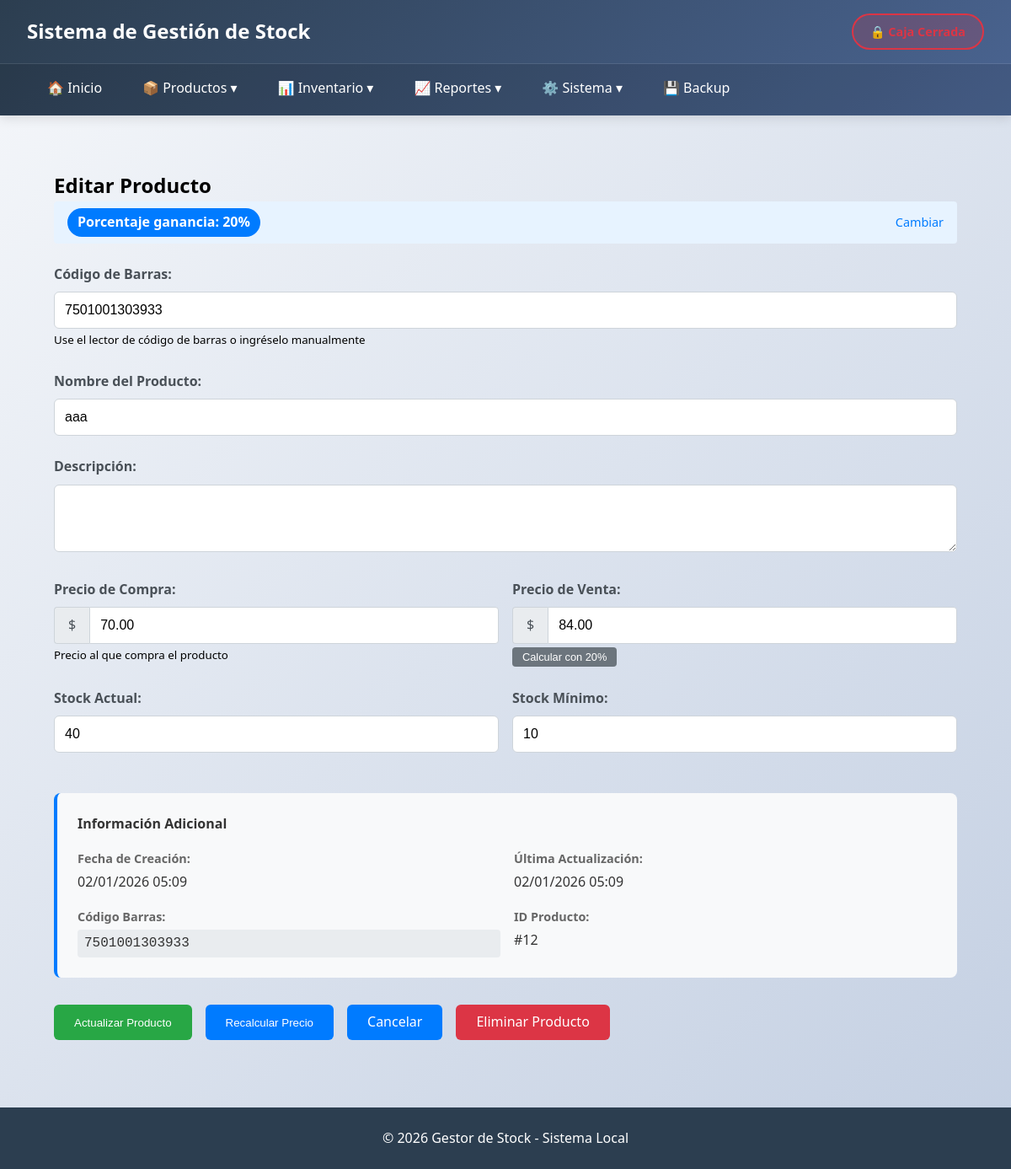
The page /modules/productos/editar.php?id=12 on the database its author committed.
### tables this page shows
CREATE TABLE `configuracion` (
  `id` int(11) NOT NULL AUTO_INCREMENT,
  `clave` varchar(50) NOT NULL,
  `valor` varchar(255) DEFAULT NULL,
  `descripcion` text DEFAULT NULL,
  `fecha_actualizacion` timestamp NOT NULL DEFAULT current_timestamp() ON UPDATE current_timestamp(),
  PRIMARY KEY (`id`),
  UNIQUE KEY `clave` (`clave`),
  KEY `idx_clave` (`clave`)
);

CREATE TABLE `productos` (
  `id` int(11) NOT NULL AUTO_INCREMENT,
  `codigo_barras` varchar(100) NOT NULL,
  `nombre` varchar(255) NOT NULL,
  `descripcion` text DEFAULT NULL,
  `precio_compra` decimal(10,2) DEFAULT 0.00,
  `precio_venta` decimal(10,2) DEFAULT 0.00,
  `stock_actual` int(11) DEFAULT 0,
  `stock_minimo` int(11) DEFAULT 0,
  `fecha_creacion` timestamp NOT NULL DEFAULT current_timestamp(),
  `fecha_actualizacion` timestamp NOT NULL DEFAULT current_timestamp() ON UPDATE current_timestamp(),
  PRIMARY KEY (`id`),
  UNIQUE KEY `codigo_barras` (`codigo_barras`),
  KEY `idx_codigo_barras` (`codigo_barras`),
  KEY `idx_nombre` (`nombre`),
  KEY `idx_stock` (`stock_actual`),
  KEY `idx_fecha_creacion` (`fecha_creacion`),
  KEY `idx_productos_stock_minimo` (`stock_minimo`),
  KEY `idx_productos_precio_venta` (`precio_venta`)
);

### includes/functions.php (called while the page is built, shortened)
<?php
class Functions {
    private $conn;
    public function __construct($db) {
        $this->conn = $db;
    }
    private function tableExists($tableName) {
        try {
            $query = "SHOW TABLES LIKE :table";
            $stmt = $this->conn->prepare($query);
            $stmt->bindValue(':table', $tableName);
            $stmt->execute();
            return $stmt->rowCount() > 0;
        } catch(PDOException $e) {
            return false;
        }
    }
    public function createMissingTables() {
        $tables = [
            'caja' => "CREATE TABLE IF NOT EXISTS caja (
                id INT AUTO_INCREMENT PRIMARY KEY,
                fecha_apertura DATETIME NOT NULL,
                fecha_cierre DATETIME,
                monto_inicial DECIMAL(10,2) NOT NULL DEFAULT 0,
                monto_final DECIMAL(10,2),
                estado ENUM('abierta', 'cerrada') DEFAULT 'abierta',
                observaciones TEXT
            )",
            'configuracion' => "CREATE TABLE IF NOT EXISTS configuracion (
                id INT AUTO_INCREMENT PRIMARY KEY,
                clave VARCHAR(50) UNIQUE NOT NULL,
                valor VARCHAR(255),
                descripcion TEXT
            )"
        ];
        foreach ($tables as $table => $sql) {
            if (!$this->tableExists($table)) {
                try {
                    $stmt = $this->conn->prepare($sql);
                    $stmt->execute();
                    if ($table == 'configuracion') {
                        $default_data = [
                            ['porcentaje_ganancia', '10', 'Porcentaje de ganancia aplicado al precio de compra para calcular precio de venta'],
                            ['usuario_default', 'Administrador', 'Usuario por defecto para movimientos']
                        ];
                        foreach ($default_data as $data) {
                            $query = "INSERT IGNORE INTO configuracion (clave, valor, descripcion) VALUES (?, ?, ?)";
                            $stmt = $this->conn->prepare($query);
                            $stmt->execute($data);
                        }
                    }
                } catch(PDOException $e) {
                    error_log("Error creating table $table: " . $e->getMessage());
                }
            }
        }
    }
    public function getPorcentajeGanancia() {
        $this->createMissingTables();
        try {
            $query = "SELECT valor FROM configuracion WHERE clave = 'porcentaje_ganancia'";
            $stmt = $this->conn->prepare($query);
            $stmt->execute();
            $result = $stmt->fetch(PDO::FETCH_ASSOC);
            return $result ? floatval($result['valor']) : 10;
        } catch(PDOException $e) {
            return 10;
        }
    }
}
?>

### modules/productos/editar.php (the view, shortened to what this page needs)
<?php
include '../../includes/header.php';
require_once '../../includes/functions.php';
$database = new Database();
$db = $database->getConnection();
$functions = new Functions($db);
$producto = null;
if (isset($_GET['id'])) {
    $query = "SELECT * FROM productos WHERE id = :id";
    $stmt = $db->prepare($query);
    $stmt->bindParam(':id', $_GET['id']);
    $stmt->execute();
    $producto = $stmt->fetch(PDO::FETCH_ASSOC);
}
$porcentaje_default = $functions->getPorcentajeGanancia();
?>
<div class="container">
    <h2>Editar Producto</h2>
    <div class="config-info">
        <span class="badge">Porcentaje ganancia: <?php echo $porcentaje_default; ?>%</span>
        <a href="../configuracion/porcentaje.php" class="btn-link">Cambiar</a>
    </div>
    <form method="post" action="" class="product-form" id="productForm">
        <div class="form-group">
            <label for="codigo_barras">Código de Barras:</label>
            <input type="text" id="codigo_barras" name="codigo_barras" class="barcode-input"
                   value="<?php echo htmlspecialchars($producto['codigo_barras']); ?>"
                   placeholder="Escanee el código de barras" required>
            <small>Use el lector de código de barras o ingréselo manualmente</small>
        </div>
        <div class="form-group">
            <label for="nombre">Nombre del Producto:</label>
            <input type="text" id="nombre" name="nombre"
                   value="<?php echo htmlspecialchars($producto['nombre']); ?>" required>
        </div>
        <div class="form-group">
            <label for="descripcion">Descripción:</label>
            <textarea id="descripcion" name="descripcion" rows="3"><?php echo htmlspecialchars($producto['descripcion']); ?></textarea>
        </div>
        <div class="form-row">
            <div class="form-group">
                <label for="precio_compra">Precio de Compra:</label>
                <div class="input-group">
                    <span class="input-addon">$</span>
                    <input type="number" id="precio_compra" name="precio_compra" step="0.01" min="0"
                           value="<?php echo htmlspecialchars($producto['precio_compra']); ?>"
                           onchange="recalcularPrecioVenta()">
                </div>
                <small>Precio al que compra el producto</small>
            </div>
            <div class="form-group">
                <label for="precio_venta">Precio de Venta:</label>
                <div class="input-group">
                    <span class="input-addon">$</span>
                    <input type="number" id="precio_venta" name="precio_venta" step="0.01" min="0"
                           value="<?php echo htmlspecialchars($producto['precio_venta']); ?>">
                </div>
                <small>
                    <button type="button" onclick="calcularPrecioVenta()" class="btn-small">
                        Calcular con <?php echo $porcentaje_default; ?>%
                    </button>
                </small>
            </div>
        </div>
        <div class="form-row">
            <div class="form-group">
                <label for="stock_actual">Stock Actual:</label>
                <input type="number" id="stock_actual" name="stock_actual" min="0"
                       value="<?php echo htmlspecialchars($producto['stock_actual']); ?>">
            </div>
            <div class="form-group">
                <label for="stock_minimo">Stock Mínimo:</label>
                <input type="number" id="stock_minimo" name="stock_minimo" min="0"
                       value="<?php echo htmlspecialchars($producto['stock_minimo']); ?>">
            </div>
        </div>
        <div class="product-info">
            <h4>Información Adicional</h4>
            <div class="info-grid">
                <div class="info-item">
                    <label>Fecha de Creación:</label>
                    <span><?php echo date('d/m/Y H:i', strtotime($producto['fecha_creacion'])); ?></span>
                </div>
                <div class="info-item">
                    <label>Última Actualización:</label>
                    <span><?php echo date('d/m/Y H:i', strtotime($producto['fecha_actualizacion'])); ?></span>
                </div>
                <div class="info-item">
                    <label>Código Barras:</label>
                    <span class="codigo-barras"><?php echo htmlspecialchars($producto['codigo_barras']); ?></span>
                </div>
                <div class="info-item">
                    <label>ID Producto:</label>
                    <span>#<?php echo $producto['id']; ?></span>
                </div>
            </div>
        </div>
        <div class="form-actions">
            <button type="submit" class="btn btn-success">Actualizar Producto</button>
            <button type="button" onclick="calcularPrecioVenta()" class="btn">Recalcular Precio</button>
            <a href="listar.php" class="btn">Cancelar</a>
            <a href="eliminar.php?id=<?php echo $producto['id']; ?>" class="btn btn-danger"
               onclick="return confirm('¿Está seguro de eliminar este producto?')">Eliminar Producto</a>
        </div>
    </form>
</div>
<?php include '../../includes/footer.php'; ?>

### css/styles.css (style rules this page uses)
* { margin: 0; padding: 0; box-sizing: border-box; }
body { font-family: 'Segoe UI', Tahoma, Geneva, Verdana, sans-serif; line-height: 1.6; background: linear-gradient(135deg, #f5f7fa 0%, #c3cfe2 100%); min-height: 100vh; }
.container { max-width: 1200px; margin: 0 auto; padding: 2rem; }
.btn { display: inline-block; padding: 0.5rem 1.5rem; background: #007bff; color: white; border: none; border-radius: 6px; cursor: pointer; text-decoration: none; font-weight: 500; transition: all 0.3s; }
.btn-success { background: #28a745; }
.btn-danger { background: #dc3545; }
.btn-small { padding: 0.25rem 0.75rem; font-size: 0.85rem; }
.form-group { margin-bottom: 1.5rem; }
.form-group label { display: block; margin-bottom: 0.5rem; font-weight: 600; color: #495057; }
.form-group input, .form-group select, .form-group textarea { width: 100%; padding: 0.75rem; border: 1px solid #ced4da; border-radius: 6px; font-size: 1rem; transition: all 0.3s; }
.form-row { display: grid; grid-template-columns: 1fr 1fr; gap: 1rem; }
.input-group { display: flex; align-items: center; }
.input-addon { background: #e9ecef; padding: 0.75rem 1rem; border: 1px solid #ced4da; color: #495057; font-weight: 500; }
.input-addon:first-child { border-radius: 6px 0 0 6px; border-right: none; }
.input-group input { border-radius: 0 6px 6px 0; flex: 1; }

### modules/productos/editar.php (style rules this page uses)
.config-info { background: #e7f3ff; padding: 0.5rem 1rem; border-radius: 4px; margin-bottom: 1rem; display: flex; justify-content: space-between; align-items: center; }
.badge { background: #007bff; color: white; padding: 0.25rem 0.75rem; border-radius: 20px; font-weight: bold; }
.btn-link { color: #007bff; text-decoration: none; font-size: 0.9rem; }
.btn-small { background: #6c757d; color: white; border: none; padding: 0.25rem 0.75rem; border-radius: 4px; font-size: 0.8rem; cursor: pointer; margin-top: 0.25rem; }
.product-form { margin-top: 1.5rem; }
.form-row { display: grid; grid-template-columns: 1fr 1fr; gap: 1rem; }
.input-group { display: flex; align-items: center; }
.input-addon { background: #e9ecef; padding: 0.5rem 1rem; border: 1px solid #ced4da; color: #495057; }
.input-addon:first-child { border-radius: 4px 0 0 4px; border-right: none; }
.input-group input { border-radius: 0 4px 4px 0; flex: 1; }
.product-info { background: #f8f9fa; padding: 1.5rem; border-radius: 8px; margin: 1.5rem 0; border-left: 4px solid #007bff; }
.product-info h4 { margin-top: 0; color: #333; margin-bottom: 1rem; }
.info-grid { display: grid; grid-template-columns: 1fr 1fr; gap: 1rem; }
.info-item { display: flex; flex-direction: column; }
.info-item label { font-weight: bold; color: #666; font-size: 0.9rem; margin-bottom: 0.25rem; }
.info-item span { color: #333; font-size: 1rem; }
.codigo-barras { font-family: monospace; background: #e9ecef; padding: 0.25rem 0.5rem; border-radius: 4px; }
.form-actions { display: flex; gap: 1rem; justify-content: flex-start; margin-top: 2rem; }

### rows shown on the page
configuracion: valor "20"
productos: codigo_barras "7501001303933", nombre "aaa", precio_compra "70.00", precio_venta "84.00", stock_actual "40", stock_minimo "10", fecha_creacion "02/01/2026 05:09", fecha_actualizacion "02/01/2026 05:09", id "12"
